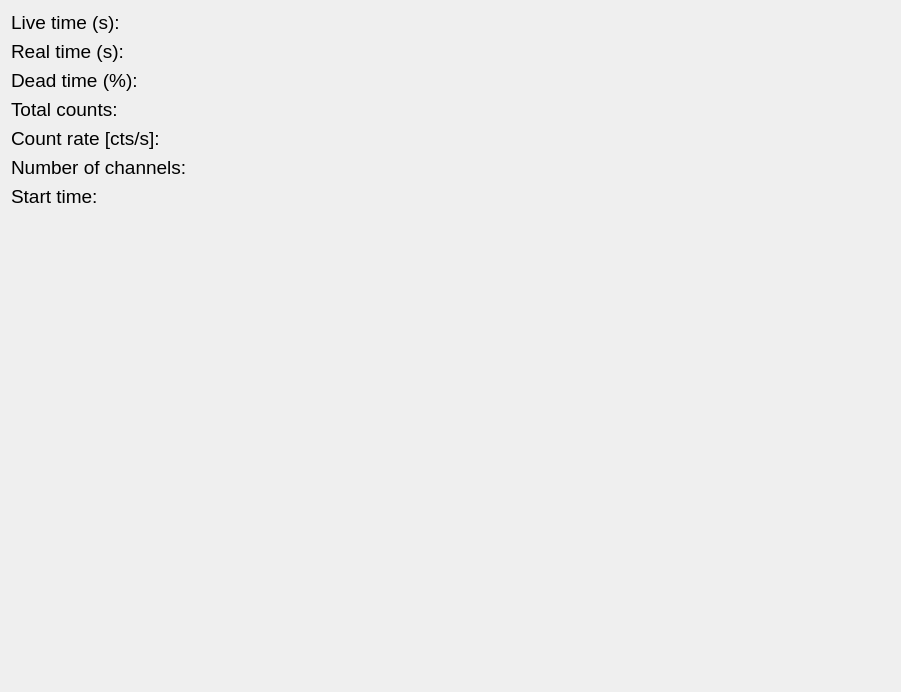
<?xml version="1.0" encoding="UTF-8"?>
<ui version="4.0">
 <class>Dialog</class>
 <widget class="QDialog" name="Dialog">
  <property name="geometry">
   <rect>
    <x>0</x>
    <y>0</y>
    <width>901</width>
    <height>692</height>
   </rect>
  </property>
  <property name="palette">
   <palette>
    <active>
     <colorrole role="Text">
      <brush brushstyle="SolidPattern">
       <color alpha="255">
        <red>0</red>
        <green>0</green>
        <blue>255</blue>
       </color>
      </brush>
     </colorrole>
    </active>
    <inactive>
     <colorrole role="Text">
      <brush brushstyle="SolidPattern">
       <color alpha="255">
        <red>0</red>
        <green>0</green>
        <blue>255</blue>
       </color>
      </brush>
     </colorrole>
    </inactive>
    <disabled>
     <colorrole role="Text">
      <brush brushstyle="SolidPattern">
       <color alpha="255">
        <red>120</red>
        <green>120</green>
        <blue>120</blue>
       </color>
      </brush>
     </colorrole>
    </disabled>
   </palette>
  </property>
  <property name="windowTitle">
   <string>Dialog</string>
  </property>
  <layout class="QGridLayout" name="gridLayout">
   <item row="0" column="0">
    <layout class="QFormLayout" name="formLayout">
     <item row="0" column="0">
      <widget class="QLabel" name="label">
       <property name="font">
        <font>
         <pointsize>14</pointsize>
        </font>
       </property>
       <property name="text">
        <string>Live time (s): </string>
       </property>
      </widget>
     </item>
     <item row="1" column="0">
      <widget class="QLabel" name="label_2">
       <property name="font">
        <font>
         <pointsize>14</pointsize>
        </font>
       </property>
       <property name="text">
        <string>Real time (s): </string>
       </property>
      </widget>
     </item>
     <item row="2" column="0">
      <widget class="QLabel" name="label_15">
       <property name="font">
        <font>
         <pointsize>14</pointsize>
        </font>
       </property>
       <property name="text">
        <string>Dead time (%):</string>
       </property>
      </widget>
     </item>
     <item row="3" column="0">
      <widget class="QLabel" name="label_3">
       <property name="font">
        <font>
         <pointsize>14</pointsize>
        </font>
       </property>
       <property name="text">
        <string>Total counts: </string>
       </property>
      </widget>
     </item>
     <item row="4" column="0">
      <widget class="QLabel" name="label_4">
       <property name="font">
        <font>
         <pointsize>14</pointsize>
        </font>
       </property>
       <property name="text">
        <string>Count rate [cts/s]: </string>
       </property>
      </widget>
     </item>
     <item row="5" column="0">
      <widget class="QLabel" name="label_5">
       <property name="font">
        <font>
         <pointsize>14</pointsize>
        </font>
       </property>
       <property name="text">
        <string>Number of channels: </string>
       </property>
      </widget>
     </item>
     <item row="6" column="0">
      <widget class="QLabel" name="label_13">
       <property name="font">
        <font>
         <pointsize>14</pointsize>
        </font>
       </property>
       <property name="text">
        <string>Start time:</string>
       </property>
      </widget>
     </item>
     <item row="0" column="1">
      <widget class="QLabel" name="label_lt">
       <property name="font">
        <font>
         <pointsize>12</pointsize>
        </font>
       </property>
       <property name="text">
        <string/>
       </property>
      </widget>
     </item>
     <item row="1" column="1">
      <widget class="QLabel" name="label_rt">
       <property name="font">
        <font>
         <pointsize>12</pointsize>
        </font>
       </property>
       <property name="text">
        <string/>
       </property>
      </widget>
     </item>
     <item row="2" column="1">
      <widget class="QLabel" name="label_dt">
       <property name="font">
        <font>
         <pointsize>12</pointsize>
        </font>
       </property>
       <property name="text">
        <string/>
       </property>
      </widget>
     </item>
     <item row="3" column="1">
      <widget class="QLabel" name="label_tc">
       <property name="font">
        <font>
         <pointsize>12</pointsize>
        </font>
       </property>
       <property name="text">
        <string/>
       </property>
      </widget>
     </item>
     <item row="4" column="1">
      <widget class="QLabel" name="label_cr">
       <property name="font">
        <font>
         <pointsize>12</pointsize>
        </font>
       </property>
       <property name="text">
        <string/>
       </property>
      </widget>
     </item>
     <item row="5" column="1">
      <widget class="QLabel" name="label_nch">
       <property name="font">
        <font>
         <pointsize>12</pointsize>
        </font>
       </property>
       <property name="text">
        <string/>
       </property>
      </widget>
     </item>
     <item row="6" column="1">
      <widget class="QLabel" name="label_time">
       <property name="font">
        <font>
         <pointsize>12</pointsize>
        </font>
       </property>
       <property name="text">
        <string/>
       </property>
      </widget>
     </item>
    </layout>
   </item>
  </layout>
 </widget>
 <resources/>
 <connections/>
</ui>
